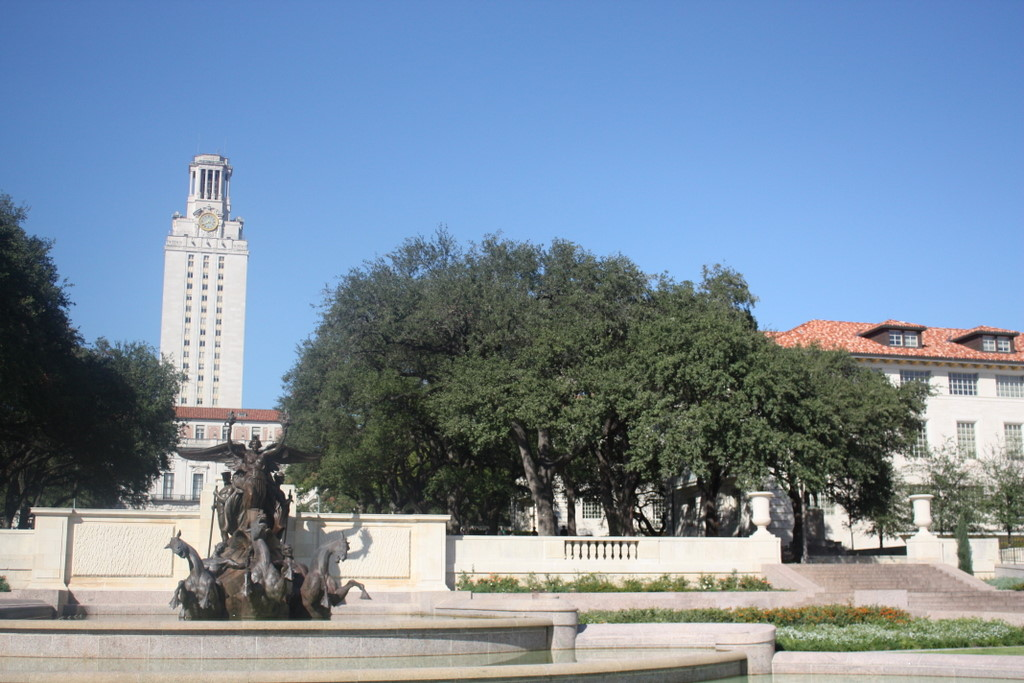
%> input picture img/uttower_left.jpg, 1024 x 683 px
$ octave pair.m   (GNU Octave 9; MATLAB toolbox functions it lacks are replaced by stand-ins)
%> lines starting %> are read from the running program, lines starting %| are printed output that depends on the picture
### helpers/stitch_pair.m
function [result_img, H, num_inliers, residual] = ...
    stitch_pair (image, target_image, sift_r, ...
    harris_r, harris_thresh, harris_sigma, num_putative_matches, ransac_n)

image_bw = im2single(rgb2gray(image));
target_image_bw = im2single(rgb2gray(target_image));

[cim, left_Y, left_X] = harris(image_bw, harris_sigma, ...
    harris_thresh, harris_r, 0);
[cim2, right_Y, right_X] = harris(target_image_bw, harris_sigma, ...
    harris_thresh, harris_r, 0);

image_keypoint = cat(2, left_X, left_Y, ...
    repmat(sift_r, length(left_X), 1));
target_image_keypoint = cat(2, right_X, right_Y, ...
    repmat(sift_r, length(right_X), 1));

[image_descriptor_loc, left_descriptors] = ...
    vl_sift_wrapper(image_bw, image_keypoint);
[target_image_descriptor_loc, right_descriptors] = ...
    vl_sift_wrapper(target_image_bw, target_image_keypoint);

[left_matches, right_matches] = ...
    select_putative_matches(left_descriptors, right_descriptors, num_putative_matches);

XY = image_descriptor_loc(left_matches,:);
XY_ = target_image_descriptor_loc(right_matches,:);

[H, num_inliers, residual] = ransac(XY, XY_, ransac_n, ...
    @fit_homography, @homography_transform);

result_img = stitch(image, H, target_image);

end

### lib/harris.m
% HARRIS - Harris corner detector
%
% Usage:  [cim, r, c] = harris(im, sigma, thresh, radius, disp)
%
% Arguments:
%            im     - image to be processed.
%            sigma  - standard deviation of smoothing Gaussian. Typical
%                     values to use might be 1-3.
%            thresh - threshold (optional). Try a value ~1000.
%            radius - radius of region considered in non-maximal
%                     suppression (optional). Typical values to use might
%                     be 1-3.
%            disp   - optional flag (0 or 1) indicating whether you want
%                     to display corners overlayed on the original
%                     image. This can be useful for parameter tuning.
%
% Returns:
%            cim    - binary image marking corners.
%            r      - row coordinates of corner points.
%            c      - column coordinates of corner points.
%
% If thresh and radius are omitted from the argument list 'cim' is returned
% as a raw corner strength image and r and c are returned empty.

% Reference:
% C.G. Harris and M.J. Stephens. "A combined corner and edge detector",
% Proceedings Fourth Alvey Vision Conference, Manchester.
% pp 147-151, 1988.
%
% Author:
% Peter Kovesi
% Department of Computer Science & Software Engineering
% The University of Western Australia
% pk@cs.uwa.edu.au  www.cs.uwa.edu.au/~pk
%
% March 2002

function [cim, r, c] = harris(im, sigma, thresh, radius, disp)

    error(nargchk(2,5,nargin));

    dx = [-1 0 1; -1 0 1; -1 0 1]; % Derivative masks
    dy = dx';

    Ix = conv2(im, dx, 'same');    % Image derivatives
    Iy = conv2(im, dy, 'same');

    % Generate Gaussian filter of size 6*sigma (+/- 3sigma) and of
    % minimum size 1x1.
    g = fspecial('gaussian',max(1,fix(6*sigma)), sigma);

    Ix2 = conv2(Ix.^2, g, 'same'); % Smoothed squared image derivatives
    Iy2 = conv2(Iy.^2, g, 'same');
    Ixy = conv2(Ix.*Iy, g, 'same');

    cim = (Ix2.*Iy2 - Ixy.^2)./(Ix2 + Iy2 + eps); % Harris corner measure

    % Alternate Harris corner measure used by some.  Suggested that
    % k=0.04 - I find this a bit arbitrary and unsatisfactory.
%   cim = (Ix2.*Iy2 - Ixy.^2) - k*(Ix2 + Iy2).^2;

    if nargin > 2   % We should perform nonmaximal suppression and threshold

	% Extract local maxima by performing a grey scale morphological
	% dilation and then finding points in the corner strength image that
	% match the dilated image and are also greater than the threshold.
	sze = 2*radius+1;                   % Size of mask.
	mx = ordfilt2(cim,sze^2,ones(sze)); % Grey-scale dilate.
	cim = (cim==mx)&(cim>thresh);       % Find maxima.

	[r,c] = find(cim);                  % Find row,col coords.

	if nargin==5 & disp      % overlay corners on original image
	    figure, imagesc(im), axis image, colormap(gray), hold on
	    plot(c,r,'ys'), title('corners detected');
	end

    else  % leave cim as a corner strength image and make r and c empty.
	r = []; c = [];
    end

### helpers/vl_sift_wrapper.m
function [f, d] = vl_sift_wrapper(I, circles)
    fc = circles';
    [h, w] = size(fc);
    fc = cat(1, fc, zeros(1, w));

    [f, d] = vl_sift(I,'frames',fc, 'orientations') ;
    d = double(d');
    f = double(f(1:2,:)');
end

### demos/pair.m
target_image = imread('../img/uttower_left.jpg');
%> target_image is the input picture: size 683x1024x3 uint8; mean R, G, B 121.7, 140, 159
image = imread('../img/uttower_right.jpg');
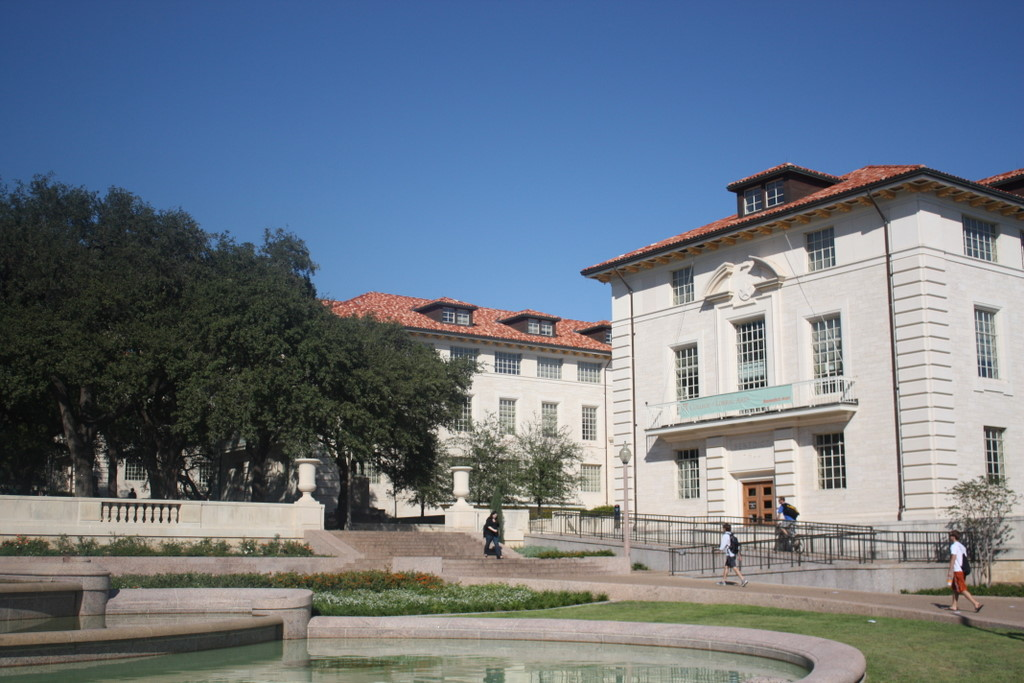
%> input picture img/uttower_right.jpg, 1024 x 683 px
%> image is the input picture: size 683x1024x3 uint8; mean R, G, B 107.7, 118.9, 132

[result_img, H, num_inliers, residual] = ...
    stitch_pair(image, target_image, 5, 5, 0.03, 1, 200, 4000);
%> in stitch_pair, `image_bw = im2single(rgb2gray(image));`:
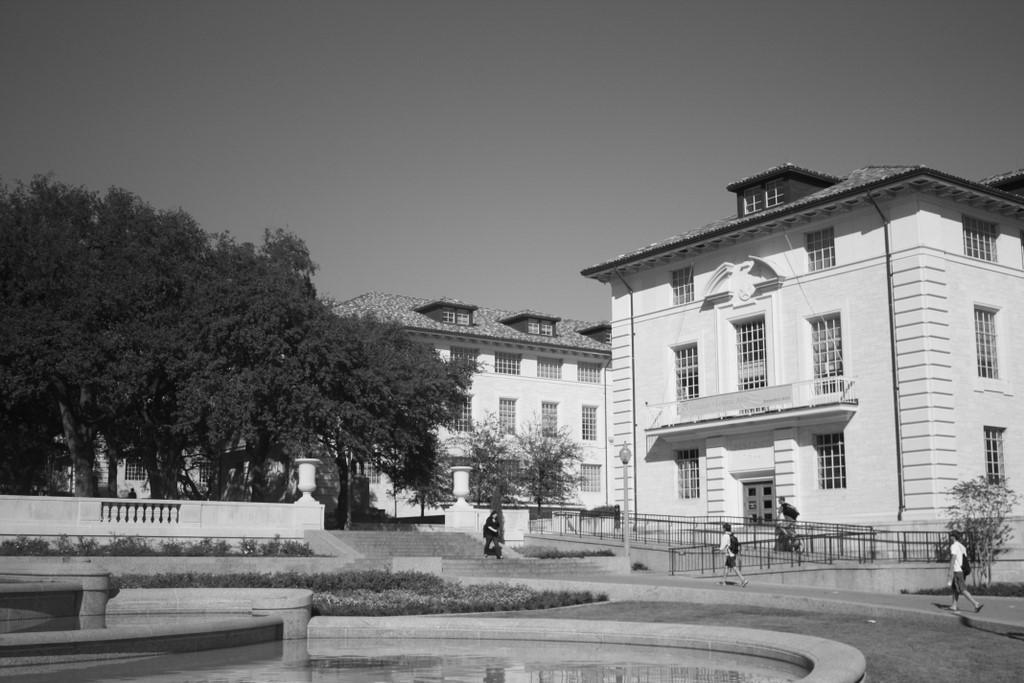
%> image_bw: size 683x1024 single; min 0.0118, max 0.992, mean 0.459
%> in stitch_pair, `target_image_bw = im2single(rgb2gray(target_image));`:
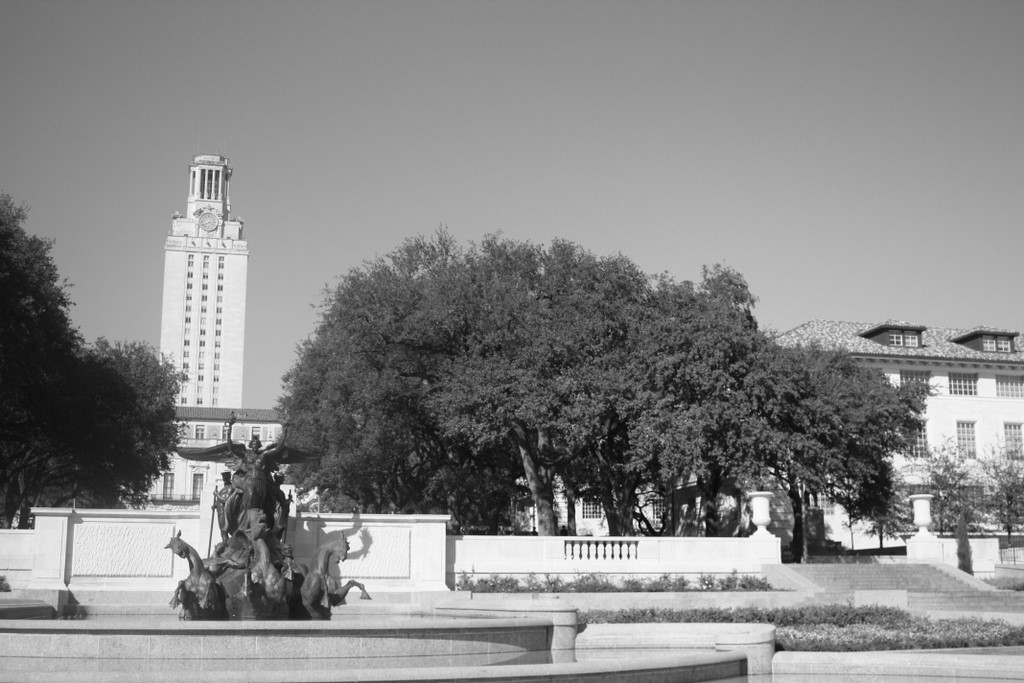
%> target_image_bw: size 683x1024 single; min 0.00784, max 1, mean 0.536
%> in harris, `cim = (cim==mx)&(cim>thresh);`:
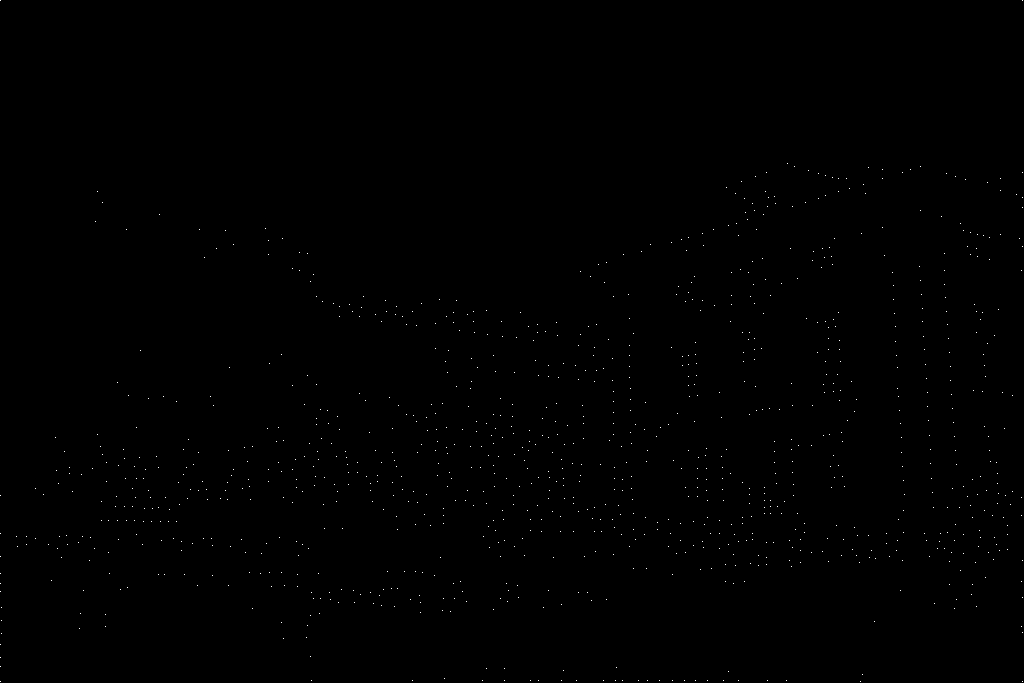
%> cim: size 683x1024 logical; 0.16% white in thin lines or dots
%> in harris, `[r,c] = find(cim);`: r = 1089 values from 1 to 682; c = 1089 values from 1 to 1023
%> in stitch_pair, `[cim, left_Y, left_X] = harris(image_bw, harris_sigma, harris_thresh, ..`: left_Y = 1089 values, max 682 at index 11, min 1 at index 1, mean 445.6; left_X = 1089 values from 1 to 1023
%> call 2 of harris, with sigma = 1, thresh = 0.03, radius = 5, disp = 0
%> in harris (call 2), `Ixy = conv2(Ix.*Iy, g, 'same');`:
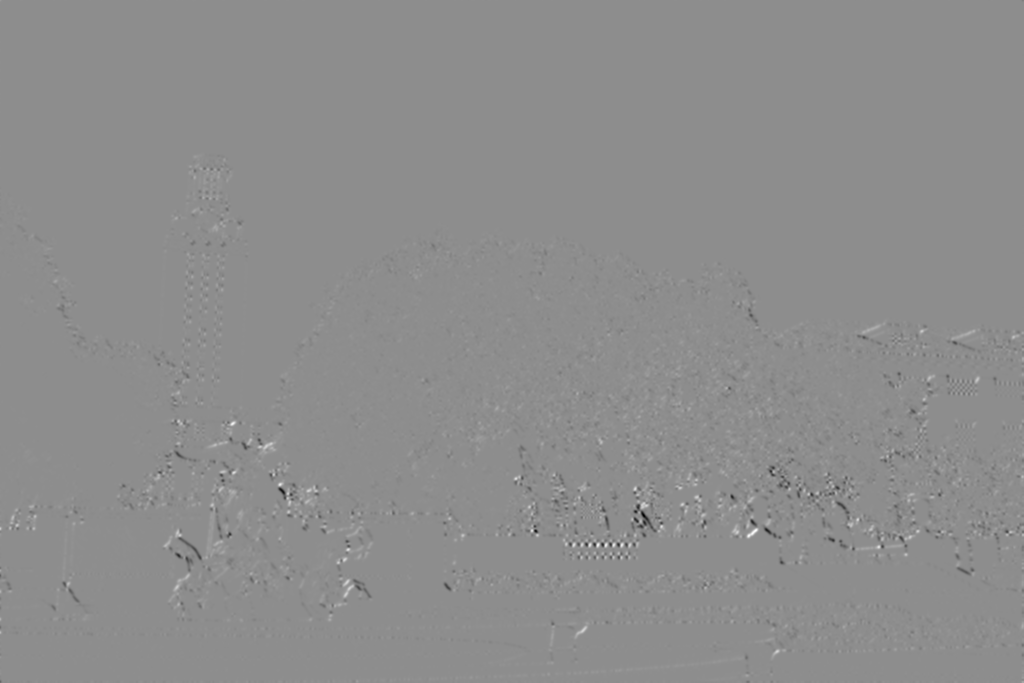
%> Ixy: size 683x1024 single; min -1.22, max 0.973, mean -0.000832; drawn with min black and max white
%> in harris (call 2), `mx = ordfilt2(cim,sze^2,ones(sze));`:
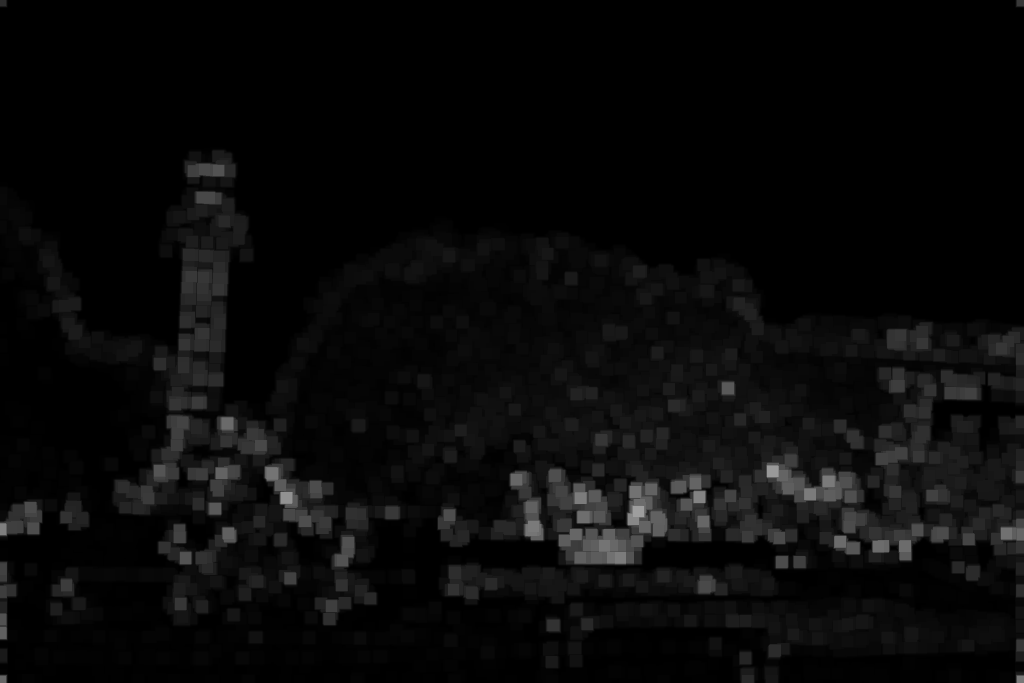
%> mx: size 683x1024 single; min 2.99e-06, max 0.622, mean 0.0375
%> in harris (call 2), `cim = (cim==mx)&(cim>thresh);`: cim: size 683x1024 logical; 0.19% white in thin lines or dots
%> in harris (call 2), `[r,c] = find(cim);`: r = 1319 values from 1 to 682; c = 1319 values from 1 to 1023
%> in stitch_pair, `[cim2, right_Y, right_X] = harris(target_image_bw, harris_sigma, harri..`: right_Y = 1319 values, max 682 at index 9, min 1 at index 1, mean 447; right_X = 1319 values from 1 to 1023
%> in stitch_pair, `image_keypoint = cat(2, left_X, left_Y, repmat(sift_r, length(left_X),..`: image_keypoint = 1089 rows, first 12: [1 1 5; 1 496 5; 1 534 5; 1 557 5; 1 574 5; 1 584 5; 1 592 5; 1 645 5; 1 658 5; 1 667 5; 1 682 5; 2 608 5]
%> in stitch_pair, `target_image_keypoint = cat(2, right_X, right_Y, repmat(sift_r, length..`: target_image_keypoint = 1319 rows, first 12: [1 1 5; 1 227 5; 1 530 5; 1 570 5; 1 592 5; 1 608 5; 1 620 5; 1 633 5; 1 682 5; 2 200 5; 2 576 5; 2 656 5]
%> in vl_sift_wrapper, `fc = circles';`: fc = 1089 columns, first 8: [1 1 1 1 1 1 1 1; 1 496 534 557 574 584 592 645; 5 5 5 5 5 5 5 5]
%> the run ends on the next line
